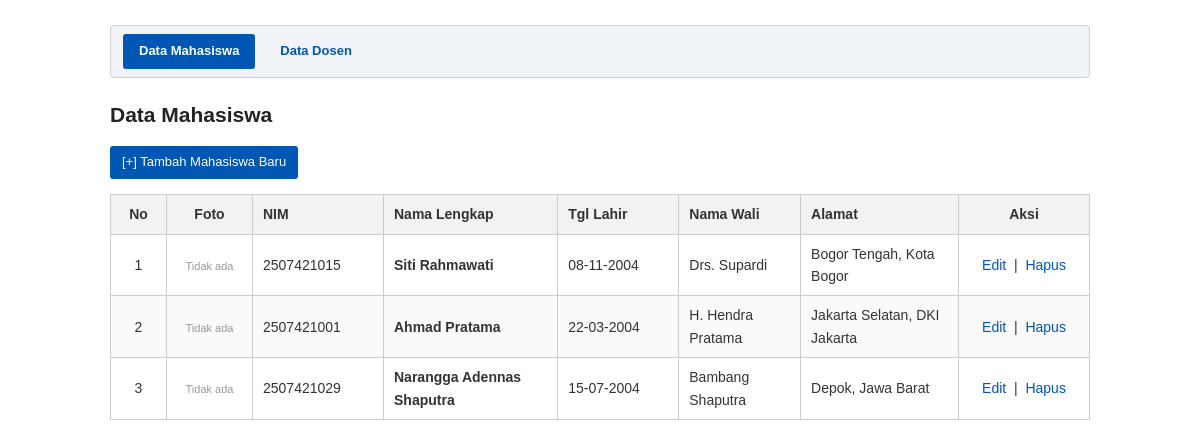
The page /mahasiswa/index.php on the database its author committed.
### tables this page shows
CREATE TABLE `mahasiswa` (
  `id` INT AUTO_INCREMENT PRIMARY KEY,
  `nim` VARCHAR(20) NOT NULL UNIQUE,
  `nama` VARCHAR(100) NOT NULL,
  `alamat` TEXT NOT NULL,
  `tanggal_lahir` DATE NOT NULL,
  `nama_wali` VARCHAR(100) NOT NULL,
  `foto` VARCHAR(255) DEFAULT NULL,
  `created_at` TIMESTAMP DEFAULT CURRENT_TIMESTAMP
);

### mahasiswa/index.php (the view, shortened to what this page needs)
<?php
require_once '../koneksi.php';
?>
<!DOCTYPE html>
<html lang="id">
<head>
    <link rel="stylesheet" href="../style.css">
</head>
<body>
    <div class="navbar">
        <a href="../mahasiswa/index.php" class="active">Data Mahasiswa</a>
        <a href="../dosen/index.php">Data Dosen</a>
    </div>
    <h2>Data Mahasiswa</h2>
    <p>
        <a href="tambah.php" class="btn">[+] Tambah Mahasiswa Baru</a>
    </p>
    <table>
        <thead>
            <tr>
                <th style="width: 35px; text-align: center;">No</th>
                <th style="width: 65px; text-align: center;">Foto</th>
                <th style="width: 110px;">NIM</th>
                <th>Nama Lengkap</th>
                <th style="width: 100px;">Tgl Lahir</th>
                <th>Nama Wali</th>
                <th>Alamat</th>
                <th style="width: 110px; text-align: center;">Aksi</th>
            </tr>
        </thead>
        <tbody>
            <?php
            $no = 1;
            $query = mysqli_query($koneksi, "SELECT * FROM mahasiswa ORDER BY id DESC");
            if (mysqli_num_rows($query) > 0):
                while ($data = mysqli_fetch_array($query)):
            ?>
                <tr>
                    <td style="text-align: center;"><?php echo $no++; ?></td>
                    <td style="text-align: center;">
                        <?php if (!empty($data['foto']) && file_exists('../uploads/mahasiswa/' . $data['foto'])): ?>
                            <img src="../uploads/mahasiswa/<?php echo htmlspecialchars($data['foto']); ?>" alt="Foto" class="foto-tabel">
                        <?php else: ?>
                            <span style="color: #999; font-size: 11px;">Tidak ada</span>
                        <?php endif; ?>
                    </td>
                    <td><?php echo htmlspecialchars($data['nim']); ?></td>
                    <td><strong><?php echo htmlspecialchars($data['nama']); ?></strong></td>
                    <td><?php echo date('d-m-Y', strtotime($data['tanggal_lahir'])); ?></td>
                    <td><?php echo htmlspecialchars($data['nama_wali']); ?></td>
                    <td><?php echo htmlspecialchars($data['alamat']); ?></td>
                    <td style="text-align: center;">
                        <a href="edit.php?id=<?php echo $data['id']; ?>">Edit</a>
                        &nbsp;|&nbsp;
                        <a href="hapus.php?id=<?php echo $data['id']; ?>" onclick="return confirm('Apakah Anda yakin ingin menghapus data mahasiswa ini?');">Hapus</a>
                    </td>
                </tr>
            <?php
                endwhile;
            else:
            ?>
                <tr>
                    <td colspan="8" style="text-align: center; color: #888; padding: 15px;">Belum ada data mahasiswa.</td>
                </tr>
            <?php endif; ?>
        </tbody>
    </table>
</body>
</html>

### style.css (style rules this page uses)
body { font-family: Arial, Helvetica, sans-serif; font-size: 14px; line-height: 1.6; color: #333; max-width: 980px; margin: 25px auto; padding: 0 15px; }
h2, h3 { color: #222; margin-bottom: 15px; }
.navbar { background-color: #f0f4f8; border: 1px solid #ccd0d5; padding: 8px 12px; margin-bottom: 20px; border-radius: 4px; }
.navbar a { display: inline-block; padding: 7px 16px; color: #0056b3; text-decoration: none; font-weight: bold; font-size: 13px; margin-right: 5px; border-radius: 3px; }
.navbar a.active { background-color: #0056b3; color: #ffffff !important; }
table { width: 100%; border-collapse: collapse; margin-top: 15px; margin-bottom: 20px; }
table, th, td { border: 1px solid #ccc; }
th, td { padding: 8px 10px; text-align: left; vertical-align: middle; }
th { background-color: #f2f2f2; font-weight: bold; }
tr:nth-child(even) { background-color: #fafafa; }
a { color: #0056b3; text-decoration: none; }
.btn { display: inline-block; padding: 6px 12px; background-color: #0056b3; color: #ffffff !important; text-decoration: none; border-radius: 3px; font-size: 13px; }

### rows shown on the page
mahasiswa: shows "Tidak ada", nim "2507421015", nama "Siti Rahmawati", tanggal_lahir "08-11-2004", nama_wali "Drs. Supardi", alamat "Bogor Tengah, Kota Bogor"
mahasiswa: shows "Tidak ada", nim "2507421001", nama "Ahmad Pratama", tanggal_lahir "22-03-2004", nama_wali "H. Hendra Pratama", alamat "Jakarta Selatan, DKI Jakarta"
mahasiswa: shows "Tidak ada", nim "2507421029", nama "Narangga Adennas Shaputra", tanggal_lahir "15-07-2004", nama_wali "Bambang Shaputra", alamat "Depok, Jawa Barat"
